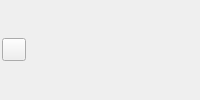
<?xml version="1.0" encoding="UTF-8"?>
<ui version="4.0">
 <class>IDEDockerTitleBar</class>
 <widget class="QWidget" name="DockerTitleBar">
  <property name="minimumSize"><size><width>120</width><height>26</height></size></property>
  <property name="contextMenuPolicy"><enum>Qt::CustomContextMenu</enum></property>
  <layout class="QHBoxLayout" name="titleLayout">
   <property name="leftMargin"><number>2</number></property>
   <property name="topMargin"><number>0</number></property>
   <property name="rightMargin"><number>6</number></property>
   <property name="bottomMargin"><number>0</number></property>
   <item><widget class="IDEDockerOptionsButton" name="DockerOptions"/></item>
   <item><widget class="QLabel" name="DockerTitleLabel"><property name="text"><string/></property></widget></item>
   <item><spacer name="TitleStretch"><property name="orientation"><enum>Qt::Horizontal</enum></property><property name="sizeHint" stdset="0"><size><width>0</width><height>0</height></size></property></spacer></item>
  </layout>
 </widget>
 <customwidgets>
  <customwidget>
   <class>IDEDockerOptionsButton</class>
   <extends>QToolButton</extends>
   <header>IDEDockerOptionsButton.h</header>
  </customwidget>
 </customwidgets>
 <resources/>
 <connections/>
</ui>
